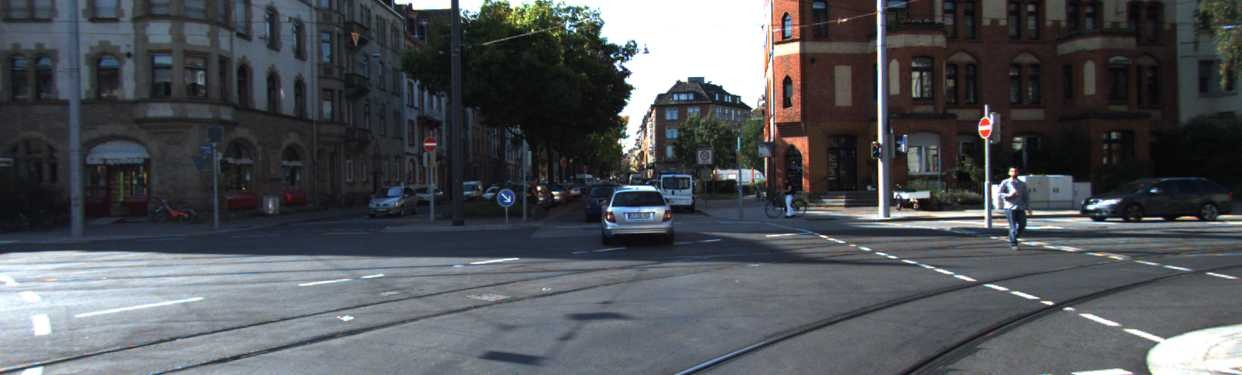
#> input picture labs/data/kitti_sample/000380.jpg, 1242 x 375 px
$ jupyter execute --allow-errors lab4_2_dataset.ipynb
#> lines starting #> are read from the running program, lines starting #| are printed output that depends on the picture; long printed decimals are rounded
# 实验 4-2 整理道路目标数据集：从行车照片按标注框裁出小图，统计各类数量

从上到下依次运行每个单元格（Shift + Enter）。标有“← 改这里”的地方是“改一改”练习要修改的位置。

### 第 1 步：读一张 KITTI 照片和它的标注文件

[cell 1]
import cv2
from pathlib import Path

NAMES = {0: "car", 1: "van", 2: "truck", 3: "pedestrian",
         4: "person_sitting", 5: "cyclist", 6: "tram", 7: "misc"}   # 字典：编号 → 类别名
img = cv2.imread("../data/kitti_sample/000380.jpg")
#> img is the input picture: shape (375, 1242, 3); mean B, G, R 87.9, 83.5, 80.5
H, W = img.shape[:2]
#> H = 375; W = 1242
lines = Path("../data/kitti_sample/000380.txt").read_text().splitlines()
#> (reads labs/data/kitti_sample/000380.txt from the repository)
print(f"照片 {W}×{H}，标注了 {len(lines)} 个物体；第一行：{lines[0]}")
#| 照片 1242×375，标注了 9 个物体；第一行：0 0.5142 0.5695 0.05862 0.1595

### 第 2 步：把比例坐标换成像素坐标，裁出每个物体

[cell 2]
out = Path("lab4_2_crops")
out.mkdir(exist_ok=True)
for k, line in enumerate(lines):
    c, x, y, w, h = line.split()                          # 类别、中心 x、中心 y、宽、高（都是 0～1 的比例）
    x, y, w, h = float(x) * W, float(y) * H, float(w) * W, float(h) * H
    x1, y1, x2, y2 = int(x - w / 2), int(y - h / 2), int(x + w / 2), int(y + h / 2)
    name = NAMES[int(c)]
    cv2.imwrite(str(out / f"{k}_{name}.jpg"), img[y1:y2, x1:x2])
    print(f"{k}: {name:11s} 左上 ({x1}, {y1})  右下 ({x2}, {y2})  大小 {x2 - x1}×{y2 - y1}")
#> this loop made 9 passes
#> pass 1, `cv2.imwrite(str(out / f"{k}_{name}.jpg"), img[y1:y2, x1:x2])`:
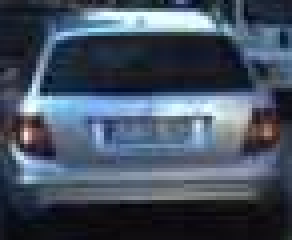
#> saved as 0_car.jpg: shape (60, 73, 3) (shown 4 times larger); mean B, G, R 96.8, 80.7, 69
#> pass 2, `cv2.imwrite(str(out / f"{k}_{name}.jpg"), img[y1:y2, x1:x2])`:
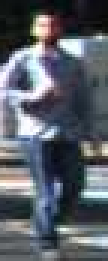
#> saved as 1_pedestrian.jpg: shape (87, 36, 3) (shown 3 times larger); mean B, G, R 103, 94.7, 89.2

### 第 3 步：统计整理好的数据集里每类有多少张

[cell 3]
root = Path("../data/road_objects")                       # 编者用同样方法裁好的 5 类小图
#> (the rest of this cell did not finish here and is left out)

### 第 4 步：看看每类小图的平均宽高

[cell 4]
for folder in sorted((root / "train").iterdir()):
    sizes = [cv2.imread(str(f)).shape[:2] for f in folder.glob("*.jpg")]
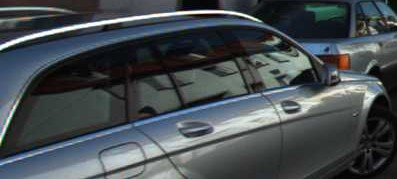
#> input picture labs/data/road_objects/train/car/000809_91.jpg, 397 x 179 px
#> sizes = [(179, 397)]
    avg_h = sum(s[0] for s in sizes) / len(sizes)
#> avg_h = 179
    avg_w = sum(s[1] for s in sizes) / len(sizes)
#> avg_w = 397
    print(f"{folder.name:11s} 平均 宽 {avg_w:5.1f} × 高 {avg_h:5.1f}")
#| car         平均 宽 397.0 × 高 179.0
